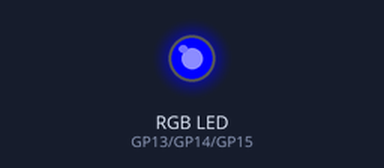
Recording of a program running on a simulated Raspberry Pi Pico running MicroPython. Parts: an RGB LED mixed from three pins (HIGH = lit).

Above: at 0.1 s.
Timing chart, 0 to 1.6 s (numbered marks = the images above):
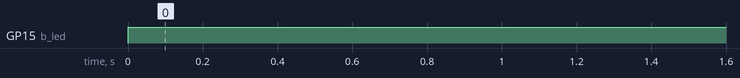

The program:

main.py
```python
from machine import Pin, PWM
from time import sleep


# GPIO pins for each color of RGB LED
red_pin = 13
green_pin = 14
blue_pin = 15


# Setting up LED control through PWM
r_led = PWM(Pin(red_pin))
g_led = PWM(Pin(green_pin))
b_led = PWM(Pin(blue_pin))


# Configuring the frequency and duty-cycle for each color of LED
r_led.freq(1000)
r_led.duty_u16(0)

g_led.freq(1000)
g_led.duty_u16(0)

b_led.freq(1000)
b_led.duty_u16(0)

while True:
    # toggle between 65535 and 0 for these values
    # the color with 65535 value will turn active
    # and the color with 0 value will stay off
    r_bright = 0
    g_bright = 0
    b_bright = 65535

    r_led.duty_u16(r_bright)
    g_led.duty_u16(g_bright)
    b_led.duty_u16(b_bright)
    sleep(.1)
```

Measured:
- by itself, GP15 (b_led): LOW → HIGH at 0.00 s
